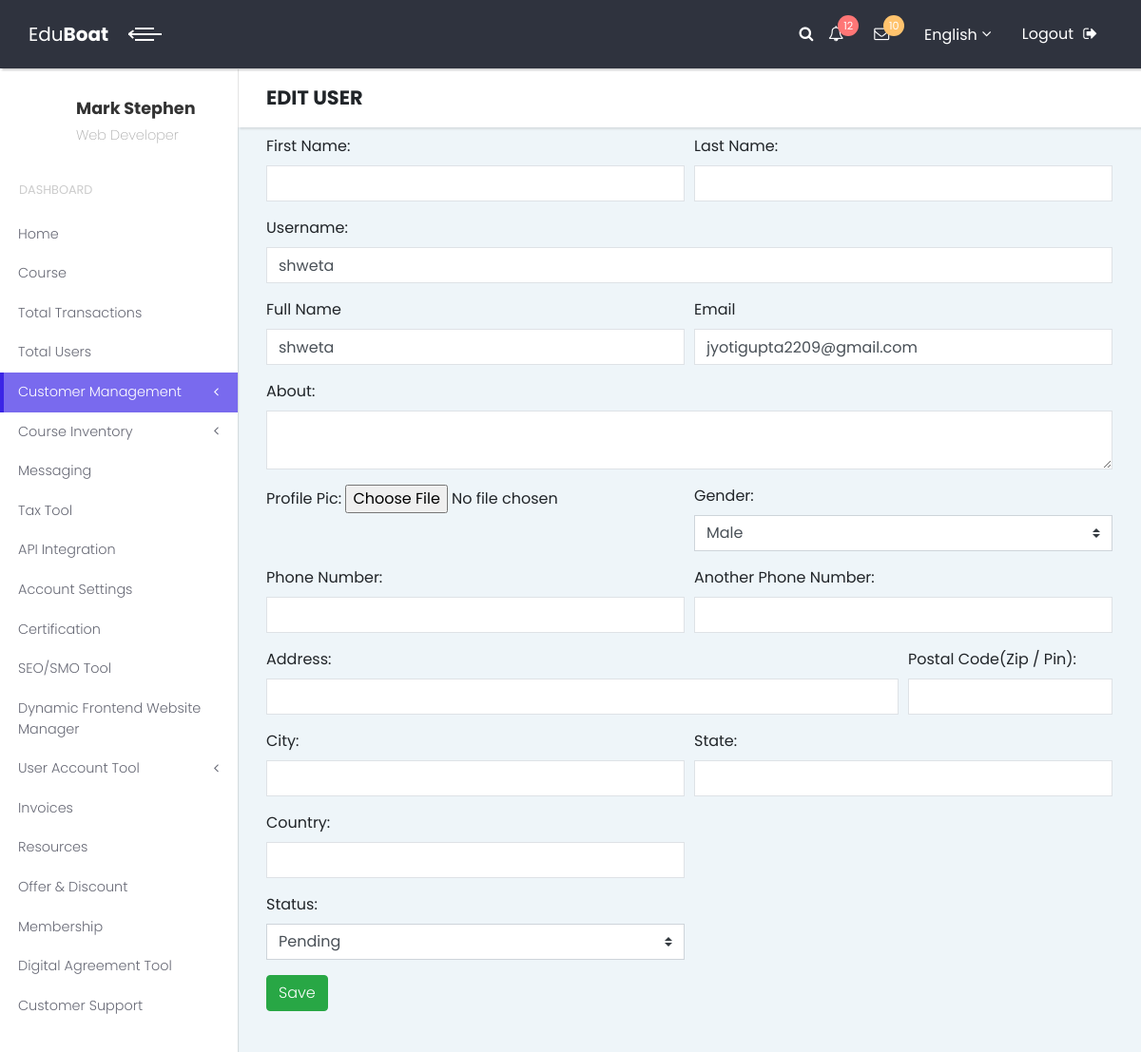
The app's page /customer/update_trainer/shweta with its own data.
### multiuser/models.py (models this page shows, shortened)
class User(AbstractUser):
    is_trainer = models.BooleanField(default=False)
    is_admin = models.BooleanField(default=False)
    is_student=models.BooleanField(default=False)
    is_institute = models.BooleanField(default=False)
    is_franchise = models.BooleanField(default=False)

class TrainerProfile(models.Model):
    user = models.OneToOneField(User , on_delete=models.CASCADE,primary_key=True)
    trainerFullName = models.CharField(max_length=150 , blank=True)
    trainerGender = models.CharField(max_length = 30 , choices =genderChoice , default="")
    trainerAbout= models.TextField(blank=True , null=True)
    trainerEmail = models.EmailField(max_length = 100 , blank = True)
    trainerImage = models.FileField(upload_to='Trainer_image/', null=True , blank=True)
    trainerPhoneNo1 = PhoneNumberField(null=False, blank=False, unique=False)
    trainerPhoneNo2 = PhoneNumberField(null=False, blank=False, unique=False)
    trainerAddress = models.CharField(max_length= 500 , blank = True)
    trainerCity = models.CharField(blank=True,max_length=50)
    trainerPostalCode = models.IntegerField(blank=True,null=True)
    trainerState = models.CharField(blank=True,max_length=50)
    trainerCountry = models.CharField(max_length=20,blank=False,default='')
    trainerStatus = models.CharField(max_length = 30 , choices = approvalChoice, default="Pending")
    trainerAddedDate = models.DateTimeField(auto_now_add=True)

### customerManagement/views.py (the view, shortened to what this page needs)
# urls.py: path('update_trainer/<str:username>',views.updateTrainer, name = 'update_Trainer'),
def updateTrainer(request , username):
    user = User.objects.get(username =username)
    trainer = TrainerProfile.objects.get(user = user)
    trainerForm = TrainerForm(instance = trainer)
    context = {'trainerForm':trainerForm, 'trainer':trainer , 'user':user}
    return render(request,'crm/updateTrainer.html',context)

### templates/crm/updateTrainer.html (shortened to what this page needs)
{% load static %}
<!DOCTYPE html>
<html>
<head>
    <link rel="stylesheet" href="{% static 'vendor/bootstrap/css/bootstrap.min.css' %}">
    <link rel="stylesheet" href="https://stackpath.bootstrapcdn.com/font-awesome/4.7.0/css/font-awesome.min.css">
    <link rel="stylesheet" href="{% static 'css/fontastic.css' %}">
    <link rel="stylesheet" href="{% static 'css/style.default.css' %}" id="theme-stylesheet">
    <link rel="stylesheet" href="{% static 'css/custom.css' %}">
    <link rel="stylesheet" href="https://cdn.datatables.net/1.10.21/css/jquery.dataTables.min.css">
</head>
<body>
    <div class="page">
        <header class="header">
            <nav class="navbar">
                <div class="container-fluid">
                    <div class="navbar-holder d-flex align-items-center justify-content-between">
                        <div class="navbar-header">
                            <a href="index.html" class="navbar-brand d-none d-sm-inline-block">
                                <div class="brand-text d-none d-lg-inline-block"><span>Edu</span><strong>Boat</strong></div>
                            </a>
                            <a id="toggle-btn" href="#" class="menu-btn active"><span></span><span></span><span></span></a>
                        </div>
                        <ul class="nav-menu list-unstyled d-flex flex-md-row align-items-md-center">
                            <li class="nav-item d-flex align-items-center"><a id="search" href="#"><i class="fa fa-search"></i></a></li>
                            <li class="nav-item dropdown"> <a id="notifications" rel="nofollow" data-target="#" href="#" data-toggle="dropdown" aria-haspopup="true" aria-expanded="false" class="nav-link"><i class="fa fa-bell-o"></i><span class="badge bg-red badge-corner">12</span></a>
                            </li>
                            <li class="nav-item dropdown"> <a id="messages" rel="nofollow" data-target="#" href="#" data-toggle="dropdown" aria-haspopup="true" aria-expanded="false" class="nav-link"><i class="fa fa-envelope-o"></i><span class="badge bg-orange badge-corner">10</span></a>
                            </li>
                            <li class="nav-item dropdown">
                                <a id="languages" rel="nofollow" data-target="#" href="#" data-toggle="dropdown" aria-haspopup="true" aria-expanded="false" class="nav-link language dropdown-toggle"><img src=""><span class="d-none d-sm-inline-block">English</span></a>
                            </li>
                            <li class="nav-item">
                                <a href="{% url 'logout' %}" class="nav-link logout"> <span class="d-none d-sm-inline">Logout</span><i class="fa fa-sign-out"></i></a>
                            </li>
                        </ul>
                    </div>
                </div>
            </nav>
        </header>
        <div class="page-content d-flex align-items-stretch">
            <nav class="side-navbar">
                <div class="sidebar-header d-flex align-items-center">
                    <div class="avatar"><img src="" class="img-fluid rounded-circle"></div>
                    <div class="title">
                        <h1 class="h4">Mark Stephen</h1>
                        <p>Web Developer</p>
                    </div>
                </div>
                <span class="heading">Dashboard</span>
                <ul class="list-unstyled">
                    <li><a href="{% url 'homePage' %}">Home </a></li>
                    <li><a href="{% url 'course' %}">Course </a></li>
                    <li><a href="#"> Total Transactions </a></li>
                    <li><a href="{% url 'user' %}">Total Users</a></li>
                    <li class="active"><a href="#dropdown-customer" aria-expanded="false" data-toggle="collapse">Customer Management</a>
                         </li>
                    <li class=""><a href="#dropdown-user-account" aria-expanded="false" data-toggle="collapse">Course Inventory</a>
                          </li>
                    <li><a href="{% url 'bulkemail' %}">Messaging</a></li>
                    <li><a href="#">Tax Tool</a></li>
                    <li><a href="#">API Integration</a></li>
                    <li><a href="#">Account Settings</a></li>
                    <li><a href="#">Certification</a></li>
                    <li><a href="#">SEO/SMO Tool</a></li>
                    <li><a href="#">Dynamic Frontend Website Manager</a></li>
                    <li><a href="#dropdown-user-account" aria-expanded="false" data-toggle="collapse">User Account Tool </a>
                    </li>
                    <li><a href="#">Invoices</a></li>
                    <li><a href="#">Resources</a></li>
                    <li><a href="#">Offer & Discount</a></li>
                    <li><a href="#">Membership</a></li>
                    <li><a href="#">Digital Agreement Tool</a></li>
                              <li><a href="{% url 'customer_detail' %}">Customer Support</a></li>
                </ul>
            </nav>
            <div class="content-inner">
                <header class="page-header">
                    <div class="container-fluid">
                        <h2 class="no-margin-bottom">EDIT USER</h2>
                    </div>
                </header>
                <div class="container-fluid dashboard-counts no-padding-bottom pt-2">
                            <form enctype="multipart/form-data" action="{% url 'update_Trainer' trainer.user.username %}" method="post">
                          <div class="form-row">
                              <div class="form-group col-md-6">
                                  <label for="adminfirstname">First Name:</label>
                                       <input class="form-control" type="text" name="first_name" value="{{user.first_name}}" />
                              </div>
                               <div class="form-group col-md-6">
                                  <label for="adminlastname">Last Name:</label>
                                     <input class="form-control" type="text" name="last_name" value="{{user.last_name}}" />
                              </div>
                          </div>
                            <div class="form-row">
                            <div class="form-group col-md-12">
                                <label for="adminfirstname">Username:</label>
                                    <input class="form-control" type="text" name="username"  value="{{user.username}}"  />
                            </div>
                        </div>
                                <div class="form-row">
                                    <div class="form-group col-md-6">
                                    <label for="email">Full Name</label>
                                        {{trainerForm.trainerFullName}}
                                </div>
                                <div class="form-group col-md-6">
                                    <label for="email">Email</label>
                                    {{trainerForm.trainerEmail}}
                                </div>
                                </div>
                                <div class="form-row">
                                    <div class="form-group col-md-12">
                                        <label for="image">About:</label>
                                        {{trainerForm.trainerAbout}}
                                    </div>
                                </div>
                           <div class="form-row">
                                <div class="form-group col-md-6">
                                     <label for="image">Profile Pic:</label>
                                      {{trainerForm.trainerImage}}
                                </div>
                               <div class="form-group col-md-6">
                                     <label for="image">Gender:</label>
                                      {{trainerForm.trainerGender}}
                                </div>
                            </div>
                            <div class="form-row">
                                <div class="form-group col-md-6">
                                    <label for="phone">Phone Number:</label>
                                    {{trainerForm.trainerPhoneNo1}}
                                </div>
                                <div class="form-group col-md-6">
                                    <label for="phone">Another Phone Number:</label>
                                    {{trainerForm.trainerPhoneNo2}}
                                </div>
                            </div>
                             <div class="form-row">
                              <div class="form-group col-md-9">
                            <label for="address">Address:</label>
                                  {{trainerForm.trainerAddress}}
                                </div>
                                 <div class="form-group col-md-3">
                            <label for="address">Postal Code(Zip / Pin):</label>
                                  {{trainerForm.trainerPostalCode}}
                                </div>
                            </div>
                             <div class="form-row">
                                  <div class="form-group col-md-6">
                                    <label for="state">City:</label>
                                     {{trainerForm.trainerCity}}
                                </div>
                                  <div class="form-group col-md-6">
                                    <label for="state">State:</label>
                                     {{trainerForm.trainerState}}
                                </div>
                                <div class="form-group col-md-6">
                                    <label for="country">Country:</label>
                                   {{trainerForm.trainerCountry}}
                                </div>
                            </div>
                                <div class="form-row">
                                <div class="form-group col-md-6">
                                    <label for="country">Status:</label>
                                    {{trainerForm.trainerStatus}}
                                </div>
                            </div>
                                <button type="submit" class="btn btn-success">Save</button>
                                </form>
                        </div>
                    </div>
                </div>
                </div>
</body>
</html>

### records on screen
User: username "shweta"
TrainerProfile: trainerFullName "shweta", trainerEmail "jyotigupta2209@gmail.com", trainerGender "Male", trainerStatus "Pending"
